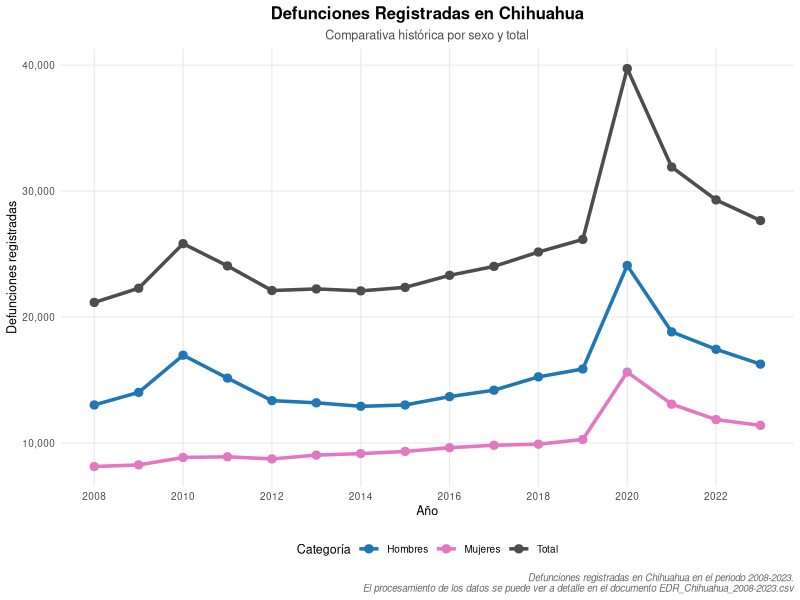
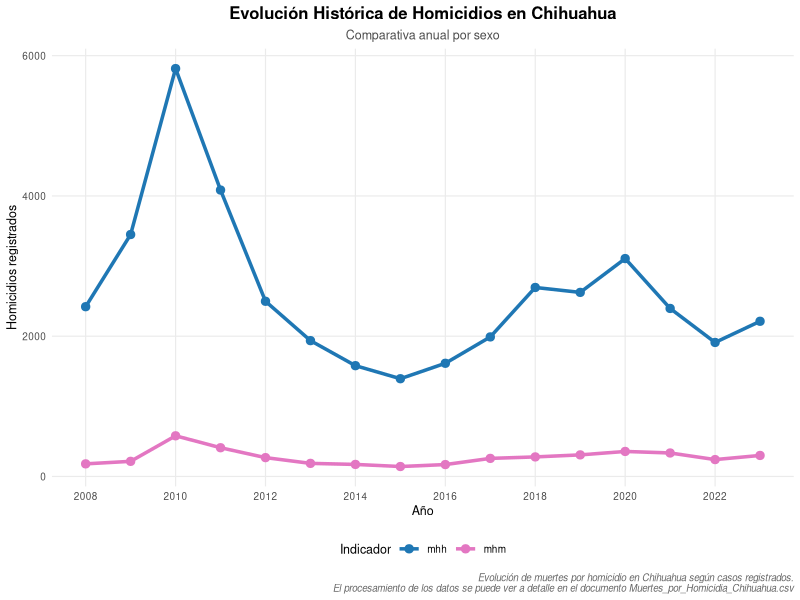
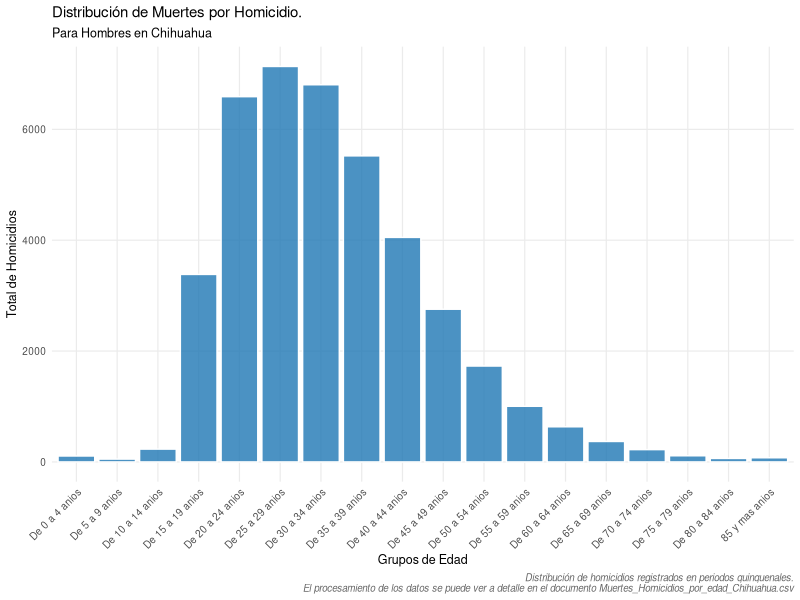
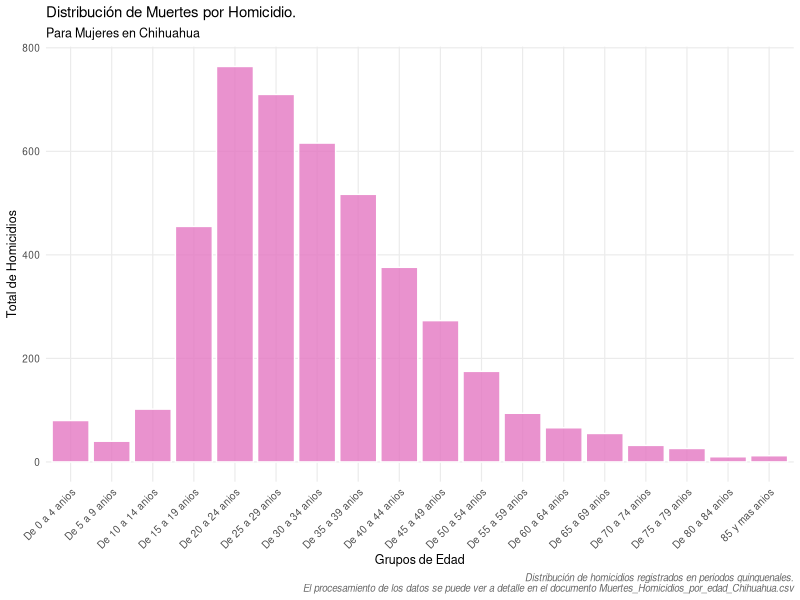
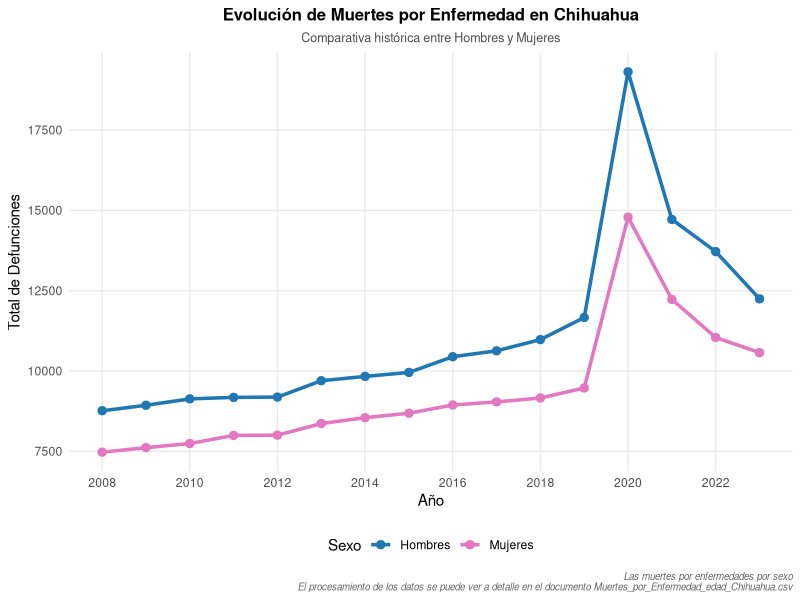
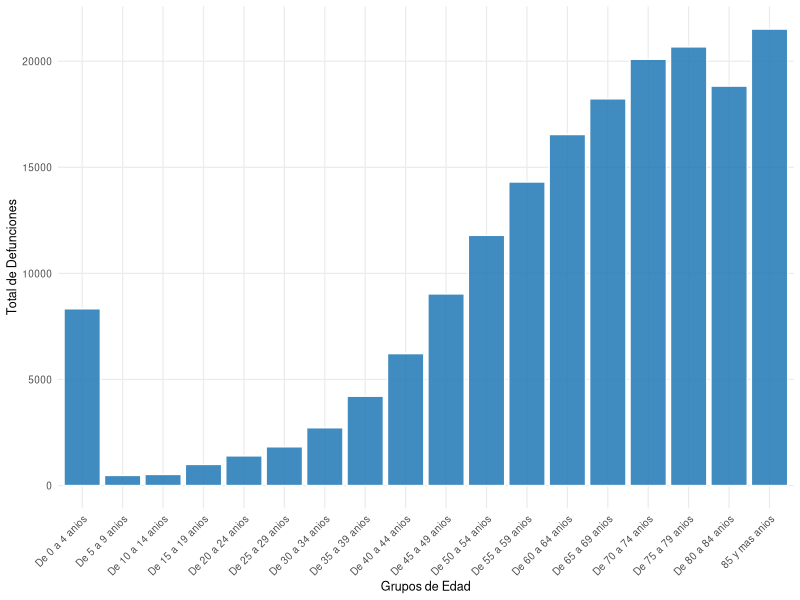
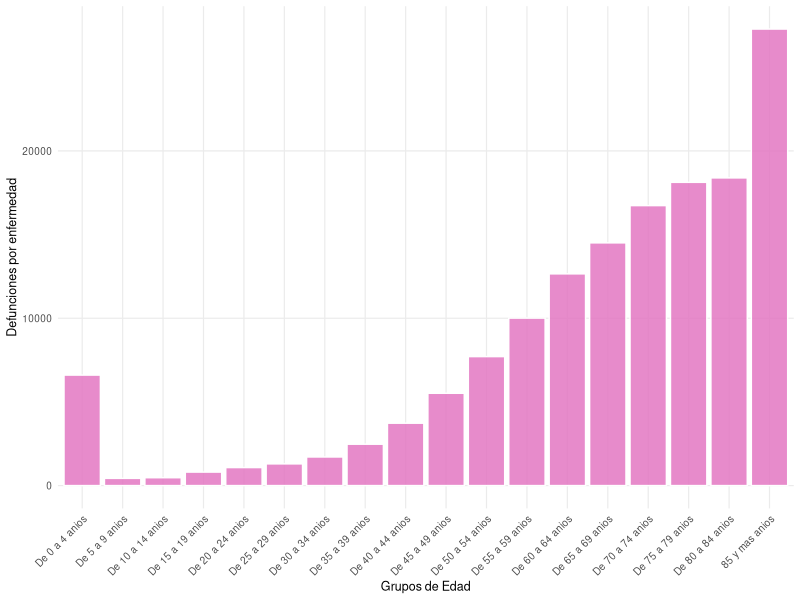
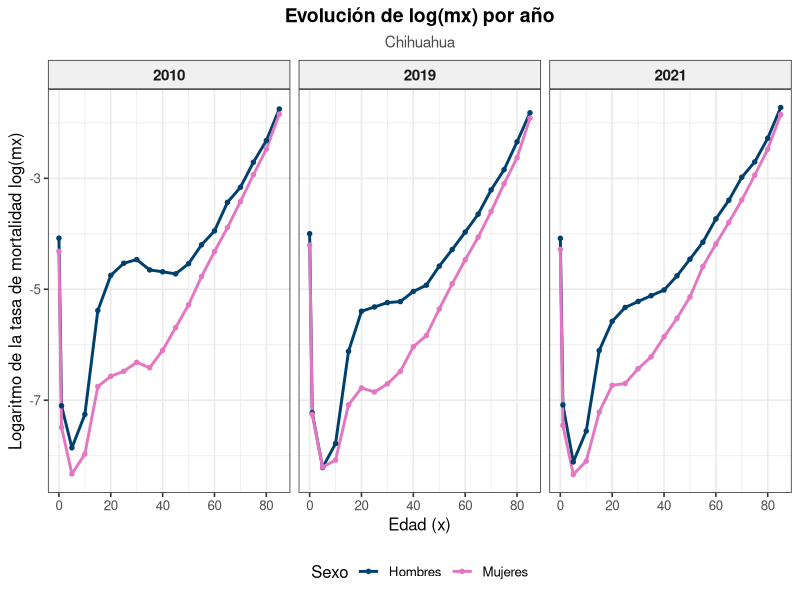

The R script that drew these images, in order:
## ---- chunk 1
#| echo: false
#| warning: false
#| message: false
#| 

library(ggplot2)

# Cargamos los datos
datos_edr <- read.csv("EDR_Chihuahua_2008-2023.csv")


# Verificamos que el orden de la leyenda para que sea estético (Hombres, Mujeres y luego el Total )
datos_edr$tipo <- factor(datos_edr$tipo, levels = c("Hombres", "Mujeres", "Total"))

# Graficamos las tres categorias para contrastar
ggplot(datos_edr, aes(x = year, y = total, color = tipo, group = tipo)) +
  geom_line(linewidth = 1.2) +
  geom_point(size = 2.5) +
  scale_x_continuous(breaks = seq(min(datos_edr$year), max(datos_edr$year), by = 2)) +
  scale_y_continuous(labels = scales::comma) +
  scale_color_manual(values = c("Hombres" = "#1f77b4", "Mujeres" = "#e377c2", "Total" = "#4d4d4d")) +
  labs(
    title = "Defunciones Registradas en Chihuahua",
    subtitle = "Comparativa histórica por sexo y total",
    caption = paste0("Defunciones registradas en Chihuahua en el periodo 2008-2023.\n", 
                     "El procesamiento de los datos se puede ver a detalle en el documento EDR_Chihuahua_2008-2023.csv"),
    x = "Año",
    y = "Defunciones registradas",
    color = "Categoría"
  ) +
  theme_minimal(base_size = 9) +
  theme(
    plot.title = element_text(face = "bold", size = 12, hjust = 0.5),
    plot.subtitle = element_text(size = 9, hjust = 0.5, color = "gray30"),
    plot.caption = element_text(size = 7, color = "grey40", face = "italic"),
    legend.position = "bottom",
    panel.grid.minor = element_blank()
  )
## ---- chunk 2
#| echo: false
#| warning: false
#| message: false
#| 

library(ggplot2)

# Leemos el archivo
datos <- read.csv("Muertes_por_Homicidia_Chihuahua.csv")
# Graficamos
ggplot(datos, aes(x = year, y = total, color = tipo, group = tipo)) +
geom_line(linewidth = 1.2) +
geom_point(size = 2.5) +
# Configuramos el eje X para que muestre los años de 2 en 2 y se visualice mejor
scale_x_continuous(breaks = seq(min(datos$year), max(datos$year), by = 2)) +
# Asignamos colores para una mejor visualización
scale_color_manual(values = c("mhh" = "#1f77b4", "mhm" = "#e377c2")) +
labs(
title = "Evolución Histórica de Homicidios en Chihuahua",
subtitle = "Comparativa anual por sexo",
caption = paste0("Evolución de muertes por homicidio en Chihuahua según casos registrados.\n", 
                     "El procesamiento de los datos se puede ver a detalle en el documento Muertes_por_Homicidia_Chihuahua.csv"),
x = "Año",
y = "Homicidios registrados",
color = "Indicador"
) +
theme_minimal(base_size = 9) +
theme(
plot.title = element_text(face = "bold", size = 12, hjust = 0.5),
plot.subtitle = element_text(size = 9, hjust = 0.5, color = "gray30"),
plot.caption = element_text(size = 7, color = "grey40", face = "italic"),
legend.position = "bottom",
panel.grid.minor = element_blank()
)
## ---- chunk 3
#| echo: false
#| warning: false
#| message: false
#| fig-subcap: 
#|   - "Hombres"
#|   - "Mujeres"
#| layout-ncol: 2
#| 
library(ggplot2)
library(dplyr)

datos_edad <- read.csv("Muertes_Homicidios_por_edad_Chihuahua.csv")
datos_edad$edad <- factor(datos_edad$edad, levels = unique(datos_edad$edad))

# Gráfica para Hombres
datos_edad %>% 
  filter(sexo == "hombre") %>% 
  ggplot(aes(x = edad, y = total)) +
  geom_col(fill = "#1f77b4", color = "white", alpha = 0.8) +
  labs(
    title = "Distribución de Muertes por Homicidio.",
    subtitle = "Para Hombres en Chihuahua",
    caption = paste0("Distribución de homicidios registrados en periodos quinquenales.\n", 
                     "El procesamiento de los datos se puede ver a detalle en el documento Muertes_Homicidios_por_edad_Chihuahua.csv"),
    x = "Grupos de Edad",
    y = "Total de Homicidios") +
  theme_minimal(base_size = 9) +
  theme(
    plot.caption = element_text(size = 7, color = "grey40", face = "italic"),
    axis.text.x = element_text(angle = 45, hjust = 1),
    panel.grid.minor = element_blank()
  )

# Gráfica para Mujeres
datos_edad %>% 
  filter(sexo == "mujer") %>% 
  ggplot(aes(x = edad, y = total)) +
  geom_col(fill = "#e377c2", color = "white", alpha = 0.8) +
  labs(
    title = "Distribución de Muertes por Homicidio.",
    subtitle = "Para Mujeres en Chihuahua",
    caption = paste0("Distribución de homicidios registrados en periodos quinquenales.\n", 
                     "El procesamiento de los datos se puede ver a detalle en el documento Muertes_Homicidios_por_edad_Chihuahua.csv"),
    x = "Grupos de Edad", 
    y = "Total de Homicidios") +
  theme_minimal(base_size = 9) +
  theme(
    plot.caption = element_text(size = 7, color = "grey40", face = "italic"),
    axis.text.x = element_text(angle = 45, hjust = 1),
    panel.grid.minor = element_blank()
  )
## ---- chunk 4
#| echo: false
#| warning: false
#| message: false
#| fig-pos: 'H' #| label: tbl-enfermedades #| tbl-cap: "Principales Enfermedades en la Mortalidad por Sexo (2020)"
#| 
library(kableExtra)
library(dplyr)

# Cargamos los datos de nuestro archivo
datos <- read.csv("Principales_Enfermedades.csv", check.names = FALSE)

# Damos formato a los datos para visualizarlos mejor, como poner la proporcion en porcentaje
datos_formateados <- datos %>%
  mutate(
    `No. Muertes` = format(`No. Muertes`, big.mark = ","),
    `Proporcion de muertes de la enfermedad` = paste0(round(`Proporcion de muertes de la enfermedad` * 100, 1), "%"),
    `Proporcion de muertes` = paste0(round(`Proporcion de muertes` * 100, 1), "%")
  )

# 4. Generar la tabla con kableExtra
datos_formateados %>%
  kbl(
    align = "clllcll",
    col.names = c("Año", "No. Muertes", "Sexo", "Enfermedad", "Ranking", "% Enfermedad", "% Total"),
    format = "latex",    # Forzamos formato LaTeX explícito
    table.env = "table"
  ) %>%
  kable_styling(
    latex_options = c("striped", "scale_down", "HOLD_position"),
    full_width = FALSE,
    position = "center",
    font_size = 9
  ) %>%
  row_spec(0, bold = TRUE, color = "white", background = "#00406d") %>%
  footnote(
    general = "El procesamiento de los datos para esta tabla se puede ver a detalle en el documento Muertes_por_Enfermedad_Chihuahua.xlsx",
    general_title = "Nota: ",
    footnote_as_chunk = TRUE
  )
## ---- chunk 5
#| echo: false
#| warning: false
#| message: false
#| 
library(ggplot2)

# Leemos el documento
datos_enfermedad <- read.csv("Muertes_por_Enfermedad_Chihuahua.csv")


# Graficamos tanto para hombres como mujeres para ver el contraste
ggplot(datos_enfermedad, aes(x = year, y = total, color = sexo, group = sexo)) +
  geom_line(linewidth = 1.2) +
  geom_point(size = 2.5) +
  scale_x_continuous(breaks = seq(min(datos_enfermedad$year), max(datos_enfermedad$year), by = 2)) +
  scale_color_manual(values = c("Hombres" = "#1f77b4", "Mujeres" = "#e377c2")) +
  labs(
    title = "Evolución de Muertes por Enfermedad en Chihuahua",
    subtitle = "Comparativa histórica entre Hombres y Mujeres",
    caption = paste0 ("Las muertes por enfermedades por sexo\n", 
                     "El procesamiento de los datos se puede ver a detalle en el documento Muertes_por_Enfermedad_edad_Chihuahua.csv"),
    x = "Año",
    y = "Total de Defunciones",
    color = "Sexo"
  ) +
  theme_minimal(base_size = 11) +
  theme(
    plot.title = element_text(face = "bold", size = 12, hjust = 0.5),
    plot.subtitle = element_text(size = 9, hjust = 0.5, color = "gray30"),
    plot.caption = element_text(size = 7, color = "grey40", face = "italic"),
    legend.position = "bottom",
    panel.grid.minor = element_blank()
  )
## ---- chunk 6
#| echo: false
#| warning: false
#| message: false
#| fig-subcap: 
#|   - "Hombres"
#|   - "Mujeres"
#| layout-ncol: 2

# 1. Cargar librerías necesarias
library(ggplot2)
library(dplyr)

# Leemos los datos obtenidos de INEGI
datos_enfermedad_edad <- read.csv("Muertes_por_Enfermedad_edad_Chihuahua.csv")
datos_enfermedad_edad$edad <- factor(datos_enfermedad_edad$edad, levels = unique(datos_enfermedad_edad$edad))

# Histograma para Hombres
datos_enfermedad_edad %>% 
  filter(sexo == "Hombres") %>% 
  ggplot(aes(x = edad, y = total)) +
  geom_col(fill = "#1f77b4", color = "white", alpha = 0.85) +
  labs(
    x = "Grupos de Edad", 
    y = "Total de Defunciones"
  ) +
  theme_minimal(base_size = 9) +
  theme(
    axis.text.x = element_text(angle = 45, hjust = 1),
    panel.grid.minor = element_blank()
  )

# Histograma para Mujeres
datos_enfermedad_edad %>% 
  filter(sexo == "Mujeres") %>% 
  ggplot(aes(x = edad, y = total)) +
  geom_col(fill = "#e377c2", color = "white", alpha = 0.85) +
  labs(
    x = "Grupos de Edad", 
    y = "Defunciones por enfermedad"
  ) +
  theme_minimal(base_size = 9) +
  theme(
    axis.text.x = element_text(angle = 45, hjust = 1),
    panel.grid.minor = element_blank()
  )
## ---- chunk 7
#| message: false
#| warning: false
#| 

library(kableExtra)
library(data.table)

lt_abr <- function(x, mx, sex="f", IMR=NA){
  
  m <- length(x)
  n <- c(diff(x), NA)  
  
  ax <- n/2    
  
  ## Coale y Demeny edades 0 a 1
  if(sex=="m"){
    if(mx[1]>=0.107){ ax[1] <- 0.330 }else{
      ax[1] <- 0.045+2.684*mx[1]
    } 
  } else if(sex=="f"){
    if(mx[1]>=0.107){ ax[1] <- 0.350 }else{
      ax[1] <- 0.053+2.800*mx[1]
    }  
  }
  
  ## Coale y Demeny edades 1 a 4
  if(sex=="m"){
    if(mx[1]>=0.107){ ax[2] <- 1.352 }else{
      ax[2] <- 1.651-2.816*mx[1]
    } 
  } else if(sex=="f"){
    if(mx[1]>=0.107){ ax[2] <- 1.361 }else{
      ax[2] <- 1.522-1.518*mx[1]
    }  
  }
  
  # Probabilidad de muerte
  qx <- (n*mx)/(1+(n-ax)*mx)
  qx[m] <- 1
  
  # Proba de sobrevivir
  px <- 1-qx
  
  # l_x
  lx <- 100000 * cumprod(c(1,px[-m]))
  
  # Defunciones
  dx <- c(-diff(lx), lx[m])
  
  # Años persona vividos
  Lx <- n* c(lx[-1], 0) + ax*dx
  Lx[m] <- lx[m]/mx[m]
  
  # Años persona vividos acumulados
  Tx <- rev(cumsum(rev(Lx)))
  
  # Esperanza de vida
  ex <- Tx/lx
  
  # Guardamos en un data.table 
  dt_resultado <- data.table(x, n, mx, ax, qx, px, lx, dx, Lx, Tx, ex)
  
# Le damos formato estético con kableExtra 
  tabla_formateada <- kbl(
    dt_resultado,
    align = "ccccccccccc", 
    col.names = c("x", "n", "m(x)", "a(x)", "q(x)", "p(x)", "l(x)", "d(x)", "L(x)", "T(x)", "e(x)"),
    format = "latex",    
    table.env = "table"
  ) %>%
  kable_styling(
    latex_options = c("striped", "scale_down", "HOLD_position"),
    full_width = FALSE,
    position = "center",
    font_size = 10
  ) %>%
  row_spec(0, bold = TRUE, color = "white", background = "#00406d")
  
  return(tabla_formateada)
}
## ---- chunk 8
#| echo: false
#| message: false
#| warning: false
#| 

lt <- function(x, mx, Sexo="f", IMR=NA){
  
  # Asegurar que kableExtra y data.table estén disponibles
  library(data.table)
  
  m <- length(x)
  n <- c(diff(x), NA)  
  
  ax <- n/2    
  
  ## Coale y Demeny edades 0 a 1
  if(Sexo=="m"){
    if(mx[1]>=0.107){ ax[1] <- 0.330 }else{
      ax[1] <- 0.045+2.684*mx[1]
    } 
  } else if(Sexo=="f"){
    if(mx[1]>=0.107){ ax[1] <- 0.350 }else{
      ax[1] <- 0.053+2.800*mx[1]
    }  
  }
  
  ## Coale y Demeny edades 1 a 4
  if(Sexo=="m"){
    if(mx[1]>=0.107){ ax[2] <- 1.352 }else{
      ax[2] <- 1.651-2.816*mx[1]
    } 
  } else if(Sexo=="f"){
    if(mx[1]>=0.107){ ax[2] <- 1.361 }else{
      ax[2] <- 1.522-1.518*mx[1]
    }  
  }
  
  # Probabilidad de muerte
  qx <- (n*mx)/(1+(n-ax)*mx)
  qx[m] <- 1
  
  # Proba de sobrevivir
  px <- 1-qx
  
  # l_x
  lx <- 100000 * cumprod(c(1,px[-m]))
  
  # Defunciones
  dx <- c(-diff(lx), lx[m])
  
  # Años persona vividos
  Lx <- n* c(lx[-1], 0) + ax*dx
  Lx[m] <- lx[m]/mx[m]
  
  # Años persona vividos acumulados
  Tx <- rev(cumsum(rev(Lx)))
  
  # Esperanza de vida
  ex <- Tx/lx
  
  # Guardamos en un data.table 
  dt_resultado <- data.table(x, n, mx, ax, qx, px, lx, dx, Lx, Tx, ex)
  return(dt_resultado)
}
## ---- chunk 9
#| echo: false
#| warning: false
#| message: false
#|  

library(data.table)
mh_x <- fread("Tasas_Mortalidad_Chihuahua.csv")[Sexo=="m"]
mm_x <- fread("Tasas_Mortalidad_Chihuahua.csv")[Sexo=="f"]

ltm_2010 <- lt_abr(
  mh_x[Anio==2010, x],
  mh_x[Anio==2010, mx]
  )
ltm_2010
## ---- chunk 10
#| echo: false
#| warning: false
#| message: false
#|

library(data.table)
mh_x <- fread("Tasas_Mortalidad_Chihuahua.csv")[Sexo=="m"]
mm_x <- fread("Tasas_Mortalidad_Chihuahua.csv")[Sexo=="f"]

ltf_2010 <- lt_abr(
  mm_x[Anio==2010, x],
  mm_x[Anio==2010, mx]
  )
ltf_2010
## ---- chunk 11
#| echo: false
#| warning: false
#| message: false
#|

library(data.table)
mh_x <- fread("Tasas_Mortalidad_Chihuahua.csv")[Sexo=="m"]
mm_x <- fread("Tasas_Mortalidad_Chihuahua.csv")[Sexo=="f"]

ltm_2019 <- lt_abr(
  mh_x[Anio==2019, x],
  mh_x[Anio==2019, mx]
  )
ltm_2019
## ---- chunk 12
#| echo: false
#| warning: false
#| message: false
#|

library(data.table)
mh_x <- fread("Tasas_Mortalidad_Chihuahua.csv")[Sexo=="m"]
mm_x <- fread("Tasas_Mortalidad_Chihuahua.csv")[Sexo=="f"]

ltf_2019 <- lt_abr(
  mm_x[Anio==2019, x],
  mm_x[Anio==2019, mx]
  )
ltf_2019
## ---- chunk 13
#| echo: false
#| warning: false
#| message: false
#|

library(data.table)
mh_x <- fread("Tasas_Mortalidad_Chihuahua.csv")[Sexo=="m"]
mm_x <- fread("Tasas_Mortalidad_Chihuahua.csv")[Sexo=="f"]

ltm_2021 <- lt_abr(
  mh_x[Anio==2021, x],
  mh_x[Anio==2021, mx]
  )
ltm_2021
## ---- chunk 14
#| echo: false
#| warning: false
#| message: false
#|

library(data.table)
mh_x <- fread("Tasas_Mortalidad_Chihuahua.csv")[Sexo=="m"]
mm_x <- fread("Tasas_Mortalidad_Chihuahua.csv")[Sexo=="f"]

ltf_2021 <- lt_abr(
  mm_x[Anio==2021, x],
  mm_x[Anio==2021, mx]
  )
ltf_2021
## ---- chunk 15
#| echo: false
#| warning: false
#| message: false
#| 

library(data.table)
library(kableExtra)

m_2010 <- lt(
  mh_x[Anio==2010, x],
  mh_x[Anio==2010, mx]
  )
m_2019 <- lt(
  mh_x[Anio==2019, x],
  mh_x[Anio==2019, mx]
  )
m_2021 <- lt(
  mh_x[Anio==2021, x],
  mh_x[Anio==2021, mx]
  )
f_2010 <- lt(
  mm_x[Anio==2010, x],
  mm_x[Anio==2010, mx]
  )
f_2019 <- lt(
  mm_x[Anio==2019, x],
  mm_x[Anio==2019, mx]
  )
f_2021 <- lt(
  mm_x[Anio==2021, x],
  mm_x[Anio==2021, mx]
  )

# Extraemos el dato de la esperanza de vida de los data.tables.
ex0_m2010 <- m_2010[x == 0, ex]
ex0_f2010 <- f_2010[x == 0, ex]
ex0_m2019 <- m_2019[x == 0, ex]
ex0_f2019 <- f_2019[x == 0, ex]
ex0_m2021 <- m_2021[x == 0, ex] 
ex0_f2021 <- f_2021[x == 0, ex]

# Creamos el nuevo data.table
resumen_ex0 <- data.table(
  Año = c("2010", "2019", "2021"),
  Hombres = round(c(ex0_m2010, ex0_m2019, ex0_m2021), 2),
  Mujeres = round(c(ex0_f2010, ex0_f2019, ex0_f2021), 2)
)

# Estilizamos con kableExtra
tabla_resumen_format <- kbl(
  resumen_ex0,
  align = "ccc", # Centrado para las 3 columnas
  col.names = c("Año", "Esperanza de Vida Hombres ($e_0$)", "Esperanza de Vida Mujeres ($e_0$)"),
  format = "latex",
  table.env = "table",
  escape = FALSE 
) %>%
kable_styling(
  latex_options = c("striped", "HOLD_position", "scale_down"), 
  full_width = FALSE,
  position = "center",
  font_size = 14 
) %>%
row_spec(0, bold = TRUE, color = "white", background = "#00406d")

tabla_resumen_format
## ---- chunk 16
#| echo: false
#| message: false
#| warning: false
#| 
library(data.table)
library(ggplot2)

# 1. Agregamos las etiquetas de Año y Sexo a cada data.table original
# (Usamos copy() para no modificar tus tablas originales por accidente)
dt_m2010 <- copy(m_2010)[, `:=`(Año = "2010", Sexo = "Hombres")]
dt_f2010 <- copy(f_2010)[, `:=`(Año = "2010", Sexo = "Mujeres")]

dt_m2019 <- copy(m_2019)[, `:=`(Año = "2019", Sexo = "Hombres")]
dt_f2019 <- copy(f_2019)[, `:=`(Año = "2019", Sexo = "Mujeres")]

dt_m2021 <- copy(m_2021)[, `:=`(Año = "2021", Sexo = "Hombres")]
dt_f2021 <- copy(f_2021)[, `:=`(Año = "2021", Sexo = "Mujeres")]

dt_completo <- rbindlist(list(dt_m2010, dt_f2010, dt_m2019, dt_f2019, dt_m2021, dt_f2021))

# 3. Creamos la gráfica con paneles separados (Facets)
ggplot(dt_completo, aes(x = x, y = log(mx), color = Sexo)) +
  geom_line(linewidth = 1) +
  geom_point(size = 1.2) +
  # Esta es la magia: divide la salida en 3 columnas basadas en la variable 'Año'
  facet_wrap(~ Año, nrow = 1) + 
  scale_color_manual(values = c("Hombres" = "#00406d", "Mujeres" = "#e377c2")) + 
  labs(
    title = "Evolución de log(mx) por año",
    subtitle = "Chihuahua",
    x = "Edad (x)",
    y = "Logaritmo de la tasa de mortalidad log(mx)",
    color = "Sexo"
  ) +
  theme_bw(base_size = 12) + 
  theme(
    plot.title = element_text(face = "bold", size = 14, hjust = 0.5),
    plot.subtitle = element_text(size = 11, hjust = 0.5, color = "gray30"),
    legend.position = "bottom",
    strip.background = element_rect(fill = "#f0f0f0"), 
    strip.text = element_text(face = "bold", size = 11) 
  )
## ---- chunk 17
#| echo: false
#| message: false
#| warning: false
#| 
library(data.table)
library(ggplot2)

# 1. Agregamos las etiquetas de Año y Sexo a cada data.table original
# (Usamos copy() para no modificar tus tablas originales por accidente)
dt_m2010 <- copy(m_2010)[, `:=`(Año = "2010", Sexo = "Hombres")]
dt_f2010 <- copy(f_2010)[, `:=`(Año = "2010", Sexo = "Mujeres")]

dt_m2019 <- copy(m_2019)[, `:=`(Año = "2019", Sexo = "Hombres")]
dt_f2019 <- copy(f_2019)[, `:=`(Año = "2019", Sexo = "Mujeres")]

dt_m2021 <- copy(m_2021)[, `:=`(Año = "2021", Sexo = "Hombres")]
dt_f2021 <- copy(f_2021)[, `:=`(Año = "2021", Sexo = "Mujeres")]

dt_completo <- rbindlist(list(dt_m2010, dt_f2010, dt_m2019, dt_f2019, dt_m2021, dt_f2021))

# 3. Creamos la gráfica con paneles separados (Facets)
ggplot(dt_completo, aes(x = x, y = qx, color = Sexo)) +
  geom_line(linewidth = 1) +
  geom_point(size = 1.2) +
  # Esta es la magia: divide la salida en 3 columnas basadas en la variable 'Año'
  facet_wrap(~ Año, nrow = 1) + 
  scale_color_manual(values = c("Hombres" = "#00406d", "Mujeres" = "#e377c2")) + 
  labs(
    title = "Evolución de nqx por año",
    subtitle = "Chihuahua",
    x = "Edad (x)",
    y = "Probabilidad de morir (qx)",
    color = "Sexo"
  ) +
  theme_bw(base_size = 12) + 
  theme(
    plot.title = element_text(face = "bold", size = 14, hjust = 0.5),
    plot.subtitle = element_text(size = 11, hjust = 0.5, color = "gray30"),
    legend.position = "bottom",
    strip.background = element_rect(fill = "#f0f0f0"), 
    strip.text = element_text(face = "bold", size = 11) 
  )
## ---- chunk 18
#| echo: false
#| message: false
#| warning: false
#| 
library(data.table)
library(ggplot2)

# 1. Agregamos las etiquetas de Año y Sexo a cada data.table original
# (Usamos copy() para no modificar tus tablas originales por accidente)
dt_m2010 <- copy(m_2010)[, `:=`(Año = "2010", Sexo = "Hombres")]
dt_f2010 <- copy(f_2010)[, `:=`(Año = "2010", Sexo = "Mujeres")]

dt_m2019 <- copy(m_2019)[, `:=`(Año = "2019", Sexo = "Hombres")]
dt_f2019 <- copy(f_2019)[, `:=`(Año = "2019", Sexo = "Mujeres")]

dt_m2021 <- copy(m_2021)[, `:=`(Año = "2021", Sexo = "Hombres")]
dt_f2021 <- copy(f_2021)[, `:=`(Año = "2021", Sexo = "Mujeres")]

dt_completo <- rbindlist(list(dt_m2010, dt_f2010, dt_m2019, dt_f2019, dt_m2021, dt_f2021))

# 3. Creamos la gráfica con paneles separados (Facets)
ggplot(dt_completo, aes(x = x, y = lx, color = Sexo)) +
  geom_line(linewidth = 1) +
  geom_point(size = 1.2) +
  facet_wrap(~ Año, nrow = 1) + 
  scale_color_manual(values = c("Hombres" = "#00406d", "Mujeres" = "#e377c2")) + 
  labs(
    title = "Sobrevivientes a lo largo del tiempo",
    subtitle = "Chihuahua",
    x = "Edad (x)",
    y = "Cantidad de sobrevivientes (lx)",
    color = "Sexo"
  ) +
  theme_bw(base_size = 12) + 
  theme(
    plot.title = element_text(face = "bold", size = 14, hjust = 0.5),
    plot.subtitle = element_text(size = 11, hjust = 0.5, color = "gray30"),
    legend.position = "bottom",
    strip.background = element_rect(fill = "#f0f0f0"), 
    strip.text = element_text(face = "bold", size = 11) 
  )
